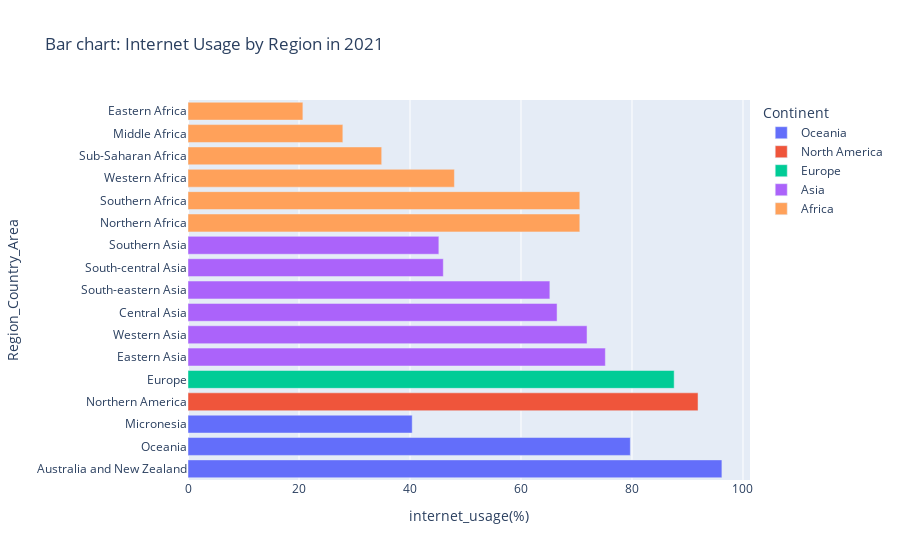

This figure's notebook cell:
### Markdown cell above
- North America is the continent with low STD, which means that the internet usage is more consistent across the years.
- This also means that all nations In North America have a similar internet usage rate. There is no big gaps
- And its mean is the highest among all continents, which means that it has the highest internet usage rate.
#

- On the other hand, Asia is the continet with highest STD, which means that the internet usage is not equally distributed among its nations.
- Afirca has the lowest mean, which means that it has the lowest internet usage rate among all her continents.

### Code cell
# Which regions have the highest and lowest percentages of internet users as of the latest data?
latest_data = continent_data[continent_data['Year'] == 2021]
latest_data = latest_data.sort_values('internet_usage(%)', ascending=False)


latest_data_bar= px.bar(
    latest_data,
    x='internet_usage(%)',
    y='Region_Country_Area',
    color='Continent',
    title='Bar chart: Internet Usage by Region in 2021'
)

latest_data_bar.show()

### Figure 1 — Plotly figure (JSON) as saved in the notebook; plotly's stock layout.template omitted (floating-point values rounded to 4 significant figures)
{"data": [{"alignmentgroup": "True", "hovertemplate": "Continent=Oceania<br>internet_usage(%)=%{x}<br>Region_Country_Area=%{y}<extra></extra>", "legendgroup": "Oceania", "marker": {"color": "#636efa", "pattern": {"shape": ""}}, "name": "Oceania", "offsetgroup": "Oceania", "orientation": "h", "showlegend": true, "textposition": "auto", "type": "bar", "x": [96.2, 79.7, 40.4], "xaxis": "x", "y": ["Australia and New Zealand", "Oceania", "Micronesia"], "yaxis": "y"}, {"alignmentgroup": "True", "hovertemplate": "Continent=North America<br>internet_usage(%)=%{x}<br>Region_Country_Area=%{y}<extra></extra>", "legendgroup": "North America", "marker": {"color": "#EF553B", "pattern": {"shape": ""}}, "name": "North America", "offsetgroup": "North America", "orientation": "h", "showlegend": true, "textposition": "auto", "type": "bar", "x": [91.9], "xaxis": "x", "y": ["Northern America"], "yaxis": "y"}, {"alignmentgroup": "True", "hovertemplate": "Continent=Europe<br>internet_usage(%)=%{x}<br>Region_Country_Area=%{y}<extra></extra>", "legendgroup": "Europe", "marker": {"color": "#00cc96", "pattern": {"shape": ""}}, "name": "Europe", "offsetgroup": "Europe", "orientation": "h", "showlegend": true, "textposition": "auto", "type": "bar", "x": [87.6], "xaxis": "x", "y": ["Europe"], "yaxis": "y"}, {"alignmentgroup": "True", "hovertemplate": "Continent=Asia<br>internet_usage(%)=%{x}<br>Region_Country_Area=%{y}<extra></extra>", "legendgroup": "Asia", "marker": {"color": "#ab63fa", "pattern": {"shape": ""}}, "name": "Asia", "offsetgroup": "Asia", "orientation": "h", "showlegend": true, "textposition": "auto", "type": "bar", "x": [75.2, 71.9, 66.5, 65.2, 46, 45.2], "xaxis": "x", "y": ["Eastern Asia", "Western Asia", "Central Asia", "South-eastern Asia", "South-central Asia", "Southern Asia"], "yaxis": "y"}, {"alignmentgroup": "True", "hovertemplate": "Continent=Africa<br>internet_usage(%)=%{x}<br>Region_Country_Area=%{y}<extra></extra>", "legendgroup": "Africa", "marker": {"color": "#FFA15A", "pattern": {"shape": ""}}, "name": "Africa", "offsetgroup": "Africa", "orientation": "h", "showlegend": true, "textposition": "auto", "type": "bar", "x": [70.6, 70.6, 48, 34.9, 27.9, 20.7], "xaxis": "x", "y": ["Northern Africa", "Southern Africa", "Western Africa", "Sub-Saharan Africa", "Middle Africa", "Eastern Africa"], "yaxis": "y"}], "layout": {"barmode": "relative", "legend": {"title": {"text": "Continent"}, "tracegroupgap": 0}, "title": {"text": "Bar chart: Internet Usage by Region in 2021"}, "xaxis": {"anchor": "y", "domain": [0, 1], "title": {"text": "internet_usage(%)"}}, "yaxis": {"anchor": "x", "domain": [0, 1], "title": {"text": "Region_Country_Area"}}}}
